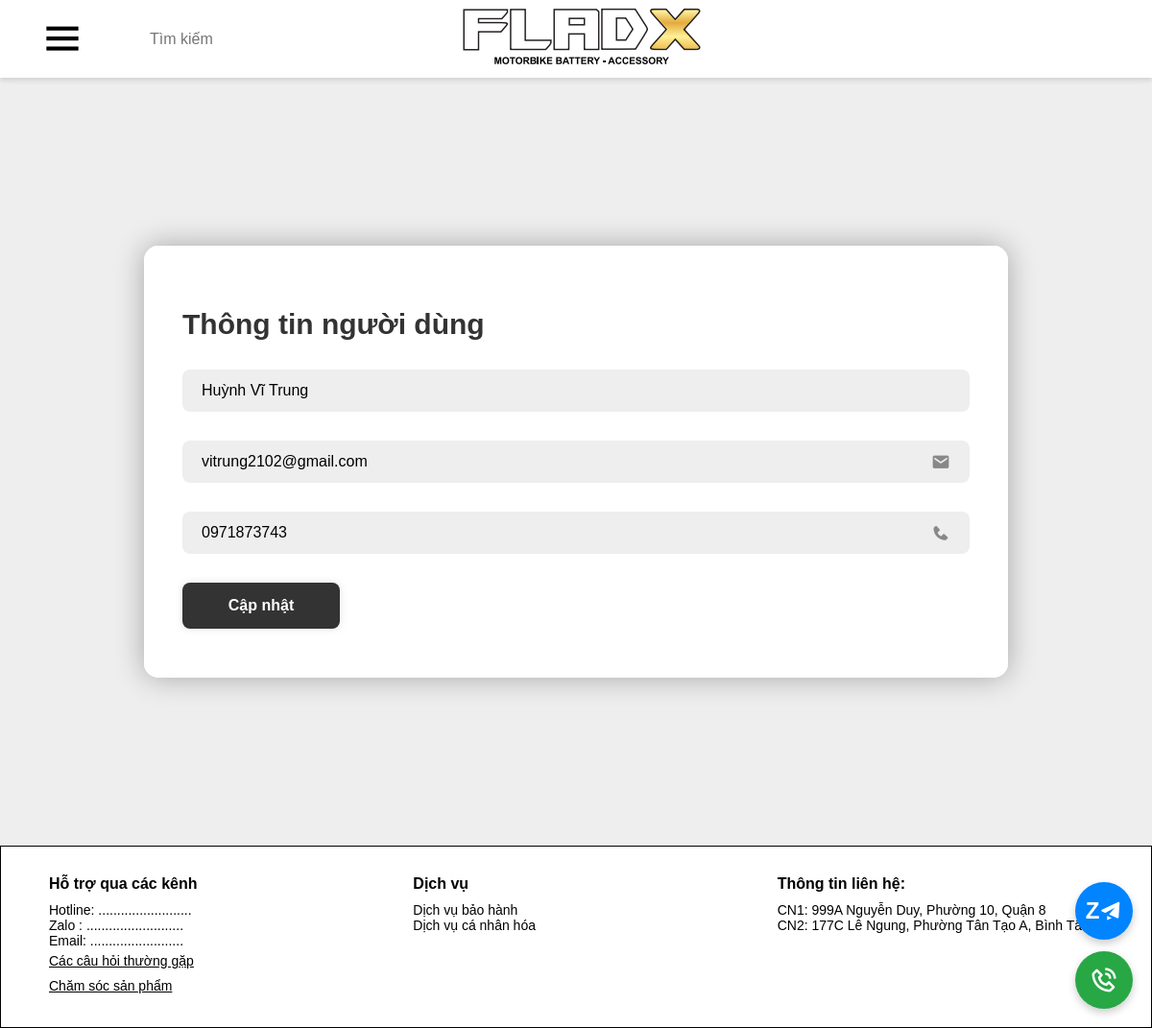
The page /index.php?url=user (signed in) on the database its author committed.
### tables this page shows
CREATE TABLE `khach_hang` (
  `id` int(11) NOT NULL,
  `username` varchar(255) NOT NULL,
  `email` varchar(255) NOT NULL,
  `phone_number` varchar(11) NOT NULL,
  `password` varchar(255) NOT NULL,
  `dia_chi` text NOT NULL,
  `ip_address` varchar(45) NOT NULL,
  `ngay_tao` timestamp NOT NULL DEFAULT current_timestamp(),
  `ngay_cap_nhat` timestamp NOT NULL DEFAULT current_timestamp() ON UPDATE current_timestamp()
);

### app/controllers/UserController.php (called while the page is built, shortened)
<?php
require_once ROOT_PATH.'/app/models/CustomerModel.php';
class UserController {
    public function index() {
        $customer = getCustomer($_SESSION['customer_id']);
        require_once ROOT_PATH . '/app/views/layout/main.php';
    }
}

### index.php (called while the page is built, shortened)
<?php
require_once 'core/routes.php';

### app/models/CustomerModel.php (called while the page is built, shortened)
<?php
function getCustomer($id) {
    try{
        $conn = connection();
        $stmt = $conn->prepare("SELECT * FROM khach_hang WHERE id = :id");
        $stmt->bindParam(':id', $id);
        $stmt->execute();
        return $stmt->fetch(PDO::FETCH_ASSOC);
    } catch (PDOException $e) {
        return false;
    }
}
?>

### app/views/user.php (the view, shortened to what this page needs)
<body>
  <div class="user">
    <div class="content">
      <div class="container">
        <div class="form-box">
          <form method="post" action="<?= BASE_URL ?>/index.php?url=user/update">
            <h1>Thông tin người dùng</h1>
            <div class="input-box">
              <input type="text" name="username" placeholder="Họ và tên"  value="<?= $customer['username'] ?>"/>
            </div>
            <div class="input-box">
              <input type="text" name="email" placeholder="Email" readonly value="<?= $customer['email'] ?>" />
              <i class="bx bxs-envelope"></i>
            </div>
            <div class="input-box">
              <input type="text" name="phone" placeholder="Số điện thoại" value="<?= $customer['phone_number'] ?>"/>
              <i class='bx bxs-phone'></i>
            </div>
            <input type="submit" name="update" value="Cập nhật" class="btn" />
          </form>
        </div>
      </div>
    </div>
  </div>
</body>

### public/assets/css/style.css (style rules this page uses)
* { margin: 0; padding: 0; box-sizing: border-box; font-family: Arial, sans-serif; }
body { height: 100%; margin: 0; }

### app/views/user.php (style rules this page uses)
* { margin: 0; padding: 0; box-sizing: border-box; font-family: "Poppins", sans-serif; }
.content { display: flex; justify-content: center; align-items: center; min-height: 100vh; background: #eee; }
.container { position: relative; width: 900px; height: 450px; background: white; border-radius: 15px; box-shadow: 0 0 30px rgba(0, 0, 0, 0.3); overflow: hidden; }
.form-box { position: absolute; width: 100%; height: 100vh; background: #fff; align-items: center; color: #333; padding: 40px; z-index: 1; transition: 0.6s ease-in-out 1.2s, visibility 0s 1s; }
form { width: 100%; }
.container h1 { font-size: 30px; padding-top: 25px; }
.input-box { position: relative; margin: 30px 0; }
.input-box input { width: 100%; padding: 13px 50px 13px 20px; background: #eee; border-radius: 8px; border: none; outline: none; font-size: 16px; }
.input-box input::placeholder { color: #888; font-weight: 400; }
.input-box i { position: absolute; right: 20px; top: 50%; transform: translateY(-50%); font-size: 20px; color: #888; }
.btn { width: 20%; height: 48px; background: #333; border-radius: 8px; box-shadow: 0 0 10px rgba(0, 0, 0, 0.1); border: none; cursor: pointer; font-size: 16px; color: #fff; font-weight: 600; }

### rows shown on the page
khach_hang: username "Huỳnh Vĩ Trung", email "vitrung2102@gmail.com", phone "0971873743"
